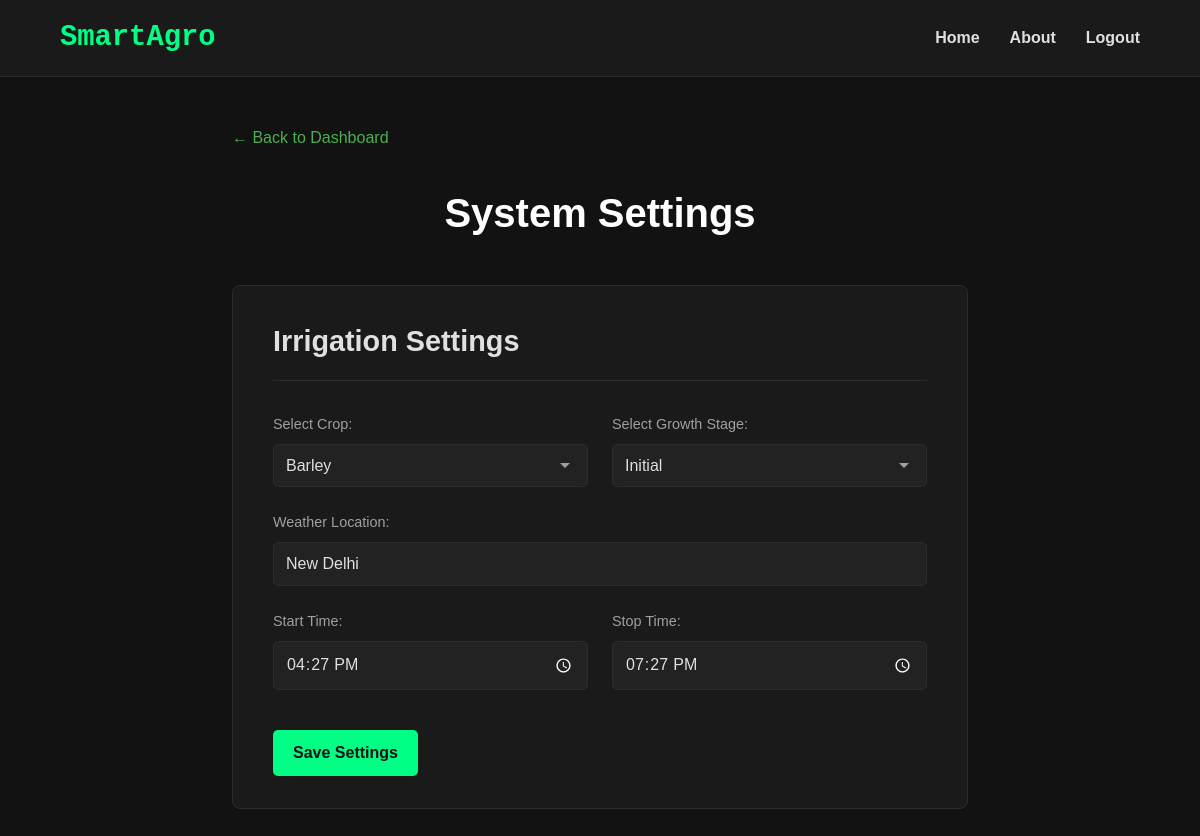
The app's page /settings (signed in), older data.
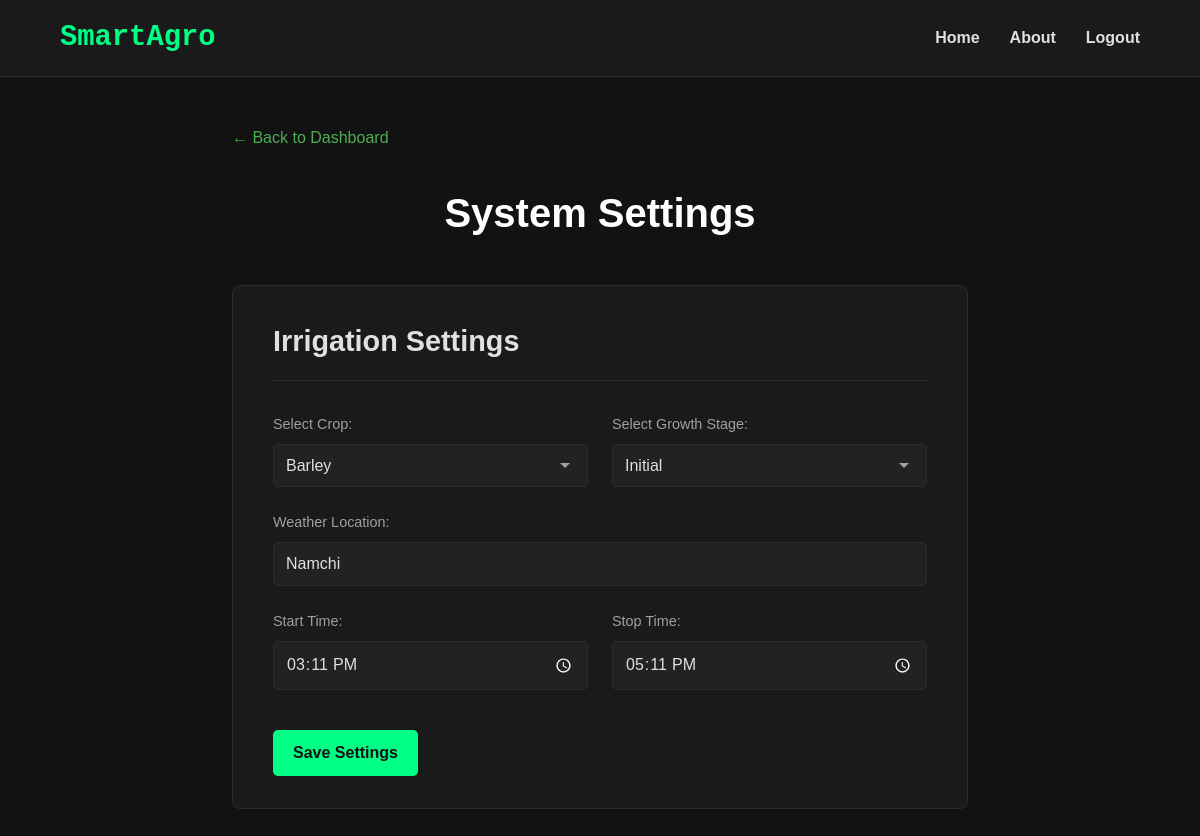
The same page, newer data.
### tables this page shows
CREATE TABLE "system_settings" (
    id INTEGER PRIMARY KEY AUTOINCREMENT,
    device_id INTEGER NOT NULL UNIQUE,
    crop_name TEXT,
    growth_stage TEXT,
    city TEXT,
    start_at TEXT,
    end_at TEXT
);

### app.py (the view)
@app.route('/settings')
@login_required
def settings():
    con = sqlite3.connect('database.db')
    cur = con.cursor()
    cur.execute("SELECT DISTINCT crop_name, growth_stage FROM irrigation_schedule ORDER BY crop_name, id")
    all_schedules = cur.fetchall()
    crop_data = {}
    for crop, stage in all_schedules:
        if crop not in crop_data:
            crop_data[crop] = []
        if stage:
            crop_data[crop].append(stage)
    current_settings_result = cur.execute("SELECT crop_name, growth_stage, city, start_at, end_at FROM system_settings WHERE device_id = ?", (current_user.device_id,)).fetchone()
    current_settings = {
        'crop_name': current_settings_result[0],
        'growth_stage': current_settings_result[1],
        'city':current_settings_result[2],
        'start_at': current_settings_result[3],
        'end_at':current_settings_result[4]
    }
    con.close()
    return render_template('settings.html', crop_data = crop_data, current_settings = current_settings)

### app.py (called while the page is built)
def get_db_connection():
    con = sqlite3.connect('database.db')
    con.row_factory = sqlite3.Row
    return con

@login_manager.user_loader
def load_user(user_id):
    con = get_db_connection()
    user_data = con.execute('SELECT * FROM users WHERE id = ?', (user_id)).fetchone()
    con.close()
    if user_data:
        return User(id = user_data['id'], username= user_data['username'], password = user_data['password'], device_id=user_data['device_id'], setup = user_data['setup'])
    return None

### templates/settings.html (shortened to what this page needs)
<!DOCTYPE html>
<html lang="en">
  <head>
  </head>
  <body>
    <header>
      <div id="logo">SmartAgro</div>
      <nav>
        <a id = "home_ref" href="{{url_for('index')}}">Home</a>
        <a id = "about_ref" href="{{url_for('about')}}">About</a>
        <a id = "contact_ref" href="{{url_for('logout')}}">Logout</a>
      </nav>
    </header>
    <main>
        <div style="width: 100%; max-width: 800px; margin-bottom: 30px;">
            <a href="/dashboard" style="color: #4CAF50; text-decoration: none; font-weight: 500; transition: color 0.2s ease;">
                ← Back to Dashboard
            </a>
        </div>
      <h1>System Settings</h1>
      <div class="settings-container">
        <h2 id="settings-title">Irrigation Settings</h2>
        <form
          id="settings-form"
          action="{{ url_for('update_settings') }}"
          method="POST"
        >
        <div class = "crop_select">
          <div class="form-group">
            <label for="crop-select">Select Crop:</label>
            <select id="crop-select" name="crop_name">
              </select>
          </div>
          <div class="form-group">
            <label for="stage-select">Select Growth Stage:</label>
            <select id="stage-select" name="growth_stage">
              </select>
          </div>
          </div>
          <div class = "weather_location">
            <div class="form-group">
              <label for="city-input">Weather Location:</label>
              <input type="text" id="city-input" name="city" value="{{ current_settings.city }}" />
            </div>
          </div>
          <div class = "time_range">
            <div class="form-group">
              <label for="start-time">Start Time:</label>
              <input type="time" id="start-time" name="start_at" value="{{ current_settings.start_at }}" />
            </div>
            <div class="form-group">
              <label for="stop-time">Stop Time:</label>
              <input type="time" id="stop-time" name="end_at" value="{{ current_settings.end_at }}" />
            </div>
          </div>
          <button id="save-button" type="submit">Save Settings</button>
        </form>
      </div>
    </main>
  </body>
</html>

### templates/settings.html (style rules this page uses)
:root { --bg-dark: #121212; --nav-dark: #1a1a1a; --input-bg: #222222; --green-accent: #00ff85; --green-hover: #00e676; --text-primary: #e0e0e0; --text-secondary: #a0a0a0; --border-color: #2c2c2c; --shadow-accent: 0 0 0 2px rgba(0, 255, 133, 0.5); }
* { margin: 0; padding: 0; box-sizing: border-box; }
body { font-family: 'Poppins', sans-serif; background-color: var(--bg-dark); color: var(--text-primary); line-height: 1.6; }
header { display: flex; justify-content: space-between; align-items: center; padding: 15px 5%; background-color: var(--nav-dark); border-bottom: 1px solid var(--border-color); position: sticky; top: 0; z-index: 100; }
#logo { font-family: 'Roboto Mono', monospace; font-size: 1.8em; font-weight: 700; color: var(--green-accent); }
nav { display: flex; gap: 30px; }
nav a { text-decoration: none; color: var(--text-primary); font-weight: 600; transition: color 0.3s ease; }
main { max-width: 800px; margin: 3rem auto; padding: 0 2rem; animation: fadeIn 1s ease-in-out; }
main h1 { text-align: center; font-size: 2.5rem; font-weight: 700; color: #ffffff; margin-bottom: 2.5rem; }
.settings-container { background-color: var(--nav-dark); padding: 2rem 2.5rem; border-radius: 8px; border: 1px solid var(--border-color); }
#settings-title { font-size: 1.8rem; color: var(--text-primary); margin-bottom: 2rem; padding-bottom: 1rem; border-bottom: 1px solid var(--border-color); }
#settings-form { display: grid; gap: 1.5rem; }
.crop_select, .time_range { display: grid; grid-template-columns: repeat(auto-fit, minmax(200px, 1fr)); gap: 1.5rem; }
.form-group { display: flex; flex-direction: column; }
.form-group label { font-size: 0.9rem; font-weight: 500; color: var(--text-secondary); margin-bottom: 0.5rem; }
.form-group input, .form-group select { width: 100%; padding: 12px; background-color: var(--input-bg); border: 1px solid var(--border-color); border-radius: 5px; color: var(--text-primary); font-family: 'Poppins', sans-serif; font-size: 1rem; transition: border-color 0.3s ease, box-shadow 0.3s ease; }
.form-group select { -webkit-appearance: none; appearance: none; background-repeat: no-repeat; background-position: right 10px center; }
input[type="time"] { color-scheme: dark; }
#save-button { background-color: var(--green-accent); color: var(--bg-dark); border: none; padding: 14px 20px; font-size: 1rem; font-weight: 600; font-family: 'Poppins', sans-serif; border-radius: 5px; cursor: pointer; transition: background-color 0.3s ease, transform 0.2s ease; margin-top: 1rem; justify-self: start; }

Row changes from the older to the newer data that the page shows:
changed system_settings: city "New Delhi" → "Namchi"; start_at "16:27" → "15:11"; end_at "19:27" → "17:11"
